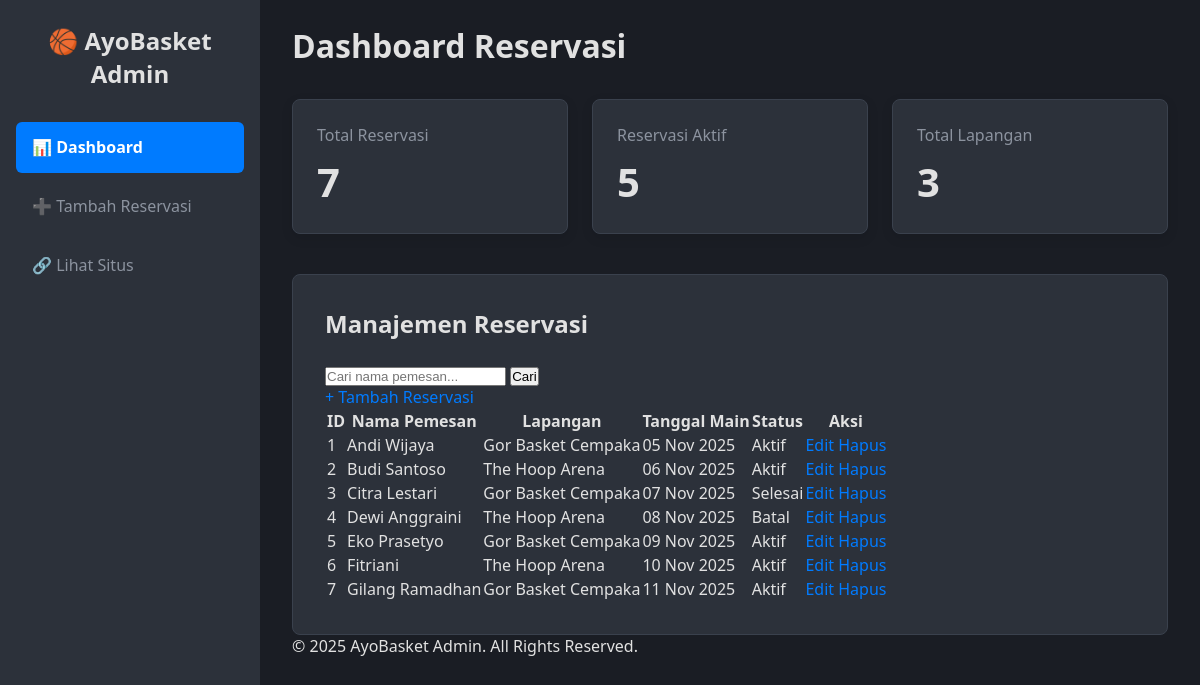
The app's page /admin/index.php with its own data.
### tables this page shows
CREATE TABLE `reservasi` (
  `id_reservasi` int(11) NOT NULL AUTO_INCREMENT,
  `id_lapangan` int(11) NOT NULL,
  `nama_pemesan` varchar(100) NOT NULL,
  `no_telepon` varchar(15) NOT NULL,
  `tanggal_main` date NOT NULL,
  `jam_mulai` time NOT NULL,
  `jam_selesai` time NOT NULL,
  `status_reservasi` enum('Aktif','Batal','Selesai') NOT NULL DEFAULT 'Aktif',
  `created_at` timestamp NOT NULL DEFAULT current_timestamp(),
  `updated_at` timestamp NOT NULL DEFAULT current_timestamp() ON UPDATE current_timestamp(),
  PRIMARY KEY (`id_reservasi`),
  KEY `id_lapangan` (`id_lapangan`)
);

CREATE TABLE `lapangan` (
  `id_lapangan` int(11) NOT NULL AUTO_INCREMENT,
  `nama_lapangan` varchar(50) NOT NULL,
  `alamat` varchar(255) NOT NULL,
  `harga_per_jam` decimal(10,2) NOT NULL,
  `jenis` enum('Indoor','Outdoor') NOT NULL DEFAULT 'Indoor',
  `gambar_url` varchar(255) DEFAULT NULL,
  `created_at` timestamp NOT NULL DEFAULT current_timestamp(),
  PRIMARY KEY (`id_lapangan`)
);

### admin/index.php (the view, shortened to what this page needs)
<?php
require_once '../config/database.php';
$limit = 10;
$page = isset($_GET['page']) ? (int)$_GET['page'] : 1;
$offset = ($page > 0) ? ($page - 1) * $limit : 0;
$search = isset($_GET['search']) ? trim($_GET['search']) : '';
$sql = "SELECT r.*, l.nama_lapangan FROM reservasi r JOIN lapangan l ON r.id_lapangan = l.id_lapangan WHERE r.nama_pemesan LIKE ? ORDER BY r.created_at DESC LIMIT ? OFFSET ?";
$stmt = $pdo->prepare($sql);
$searchParam = "%$search%";
$stmt->bindParam(1, $searchParam, PDO::PARAM_STR);
$stmt->bindParam(2, $limit, PDO::PARAM_INT);
$stmt->bindParam(3, $offset, PDO::PARAM_INT);
$stmt->execute();
$reservations = $stmt->fetchAll();
require_once '../_partials/header_admin.php';
try {
    $totalReservasiStmt = $pdo->prepare("SELECT COUNT(*) FROM reservasi");
    $totalReservasiStmt->execute();
    $totalReservasi = $totalReservasiStmt->fetchColumn();
    $reservasiAktifStmt = $pdo->prepare("SELECT COUNT(*) FROM reservasi WHERE status_reservasi = ?");
    $reservasiAktifStmt->execute(['Aktif']);
    $reservasiAktif = $reservasiAktifStmt->fetchColumn();
    $totalLapanganStmt = $pdo->prepare("SELECT COUNT(*) FROM lapangan");
    $totalLapanganStmt->execute();
    $totalLapangan = $totalLapanganStmt->fetchColumn();
} catch (PDOException $e) {
    $totalReservasi = 'N/A';
    $reservasiAktif = 'N/A';
    $totalLapangan = 'N/A';
}
?>
<div class="summary-grid">
    <div class="summary-card">
        <h3>Total Reservasi</h3>
        <p><?= $totalReservasi ?></p>
    </div>
    <div class="summary-card">
        <h3>Reservasi Aktif</h3>
        <p><?= $reservasiAktif ?></p>
    </div>
    <div class="summary-card">
        <h3>Total Lapangan</h3>
        <p><?= $totalLapangan ?></p>
    </div>
</div>
<div class="data-table-section">
    <div class="card-header">
        <h2>Manajemen Reservasi</h2>
        <div class="controls">
            <form action="index.php" method="GET" class="search-form">
                <input type="text" name="search" placeholder="Cari nama pemesan..." value="<?= htmlspecialchars($search) ?>">
                <button type="submit" class="btn btn-primary">Cari</button>
            </form>
            <a href="tambah.php" class="btn btn-primary">+ Tambah Reservasi</a>
        </div>
    </div>
    <div class="table-wrapper">
        <table>
            <thead>
                <tr>
                    <th>ID</th>
                    <th>Nama Pemesan</th>
                    <th>Lapangan</th>
                    <th>Tanggal Main</th>
                    <th>Status</th>
                    <th>Aksi</th>
                </tr>
            </thead>
            <tbody>
                <?php if (empty($reservations)): ?>
                    <tr><td colspan="6" style="text-align: center;">Tidak ada data.</td></tr>
                <?php else: ?>
                    <?php foreach ($reservations as $row): ?>
                    <tr>
                        <td><?= $row['id_reservasi'] ?></td>
                        <td><?= htmlspecialchars($row['nama_pemesan']) ?></td>
                        <td><?= htmlspecialchars($row['nama_lapangan']) ?></td>
                        <td><?= htmlspecialchars(date('d M Y', strtotime($row['tanggal_main']))) ?></td>
                        <td><span class="status-badge status-<?= strtolower($row['status_reservasi']) ?>"><?= htmlspecialchars($row['status_reservasi']) ?></span></td>
                        <td class="action-buttons">
                            <a href="edit.php?id=<?= $row['id_reservasi'] ?>" class="btn-edit">Edit</a>
                            <a href="delete.php?id=<?= $row['id_reservasi'] ?>" class="btn-delete" onclick="return confirm('Yakin ingin menghapus?');">Hapus</a>
                        </td>
                    </tr>
                    <?php endforeach; ?>
                <?php endif; ?>
            </tbody>
        </table>
    </div>
</div>
<?php require_once '../_partials/footer_admin.php'; ?>

### assets/css/admin_style.css (style rules this page uses)
:root { --bg-dark: #1a1d24; --bg-light: #2c313a; --primary-accent: #007bff; --primary-accent-hover: #0056b3; --text-light: #e1e1e1; --text-muted: #8c939f; --border-color: #3a414d; --font-main: "Segoe UI", Arial, sans-serif; --shadow-soft: 0 4px 12px rgba(0, 0, 0, 0.1); --radius-main: 8px; --transition-main: 0.2s ease-in-out; --sidebar-width: 260px; }
* { margin: 0; padding: 0; box-sizing: border-box; }
body { font-family: var(--font-main); background-color: var(--bg-dark); color: var(--text-light); font-size: 16px; }
a { text-decoration: none; color: var(--primary-accent); transition: var(--transition-main); }
.summary-grid { display: grid; grid-template-columns: repeat(auto-fit, minmax(250px, 1fr)); gap: 1.5rem; margin-bottom: 2.5rem; }
.summary-card { background-color: var(--bg-light); padding: 1.5rem; border-radius: var(--radius-main); border: 1px solid var(--border-color); box-shadow: var(--shadow-soft); transition: all var(--transition-main); }
.summary-card h3 { font-size: 1rem; color: var(--text-muted); font-weight: 500; margin-bottom: 0.5rem; }
.summary-card p { font-size: 2.5rem; font-weight: 700; color: var(--text-light); }
.data-table-section { background-color: var(--bg-light); padding: 2rem; border-radius: var(--radius-main); border: 1px solid var(--border-color); }
.data-table-section h2 { margin-bottom: 1.5rem; }

### records on screen
reservasi: id_reservasi "1", nama_pemesan "Andi Wijaya", id_lapangan.nama_lapangan "Gor Basket Cempaka", tanggal_main "05 Nov 2025", status_reservasi "Aktif"
reservasi: id_reservasi "2", nama_pemesan "Budi Santoso", id_lapangan.nama_lapangan "The Hoop Arena", tanggal_main "06 Nov 2025", status_reservasi "Aktif"
reservasi: id_reservasi "3", nama_pemesan "Citra Lestari", id_lapangan.nama_lapangan "Gor Basket Cempaka", tanggal_main "07 Nov 2025", status_reservasi "Selesai"
reservasi: id_reservasi "4", nama_pemesan "Dewi Anggraini", id_lapangan.nama_lapangan "The Hoop Arena", tanggal_main "08 Nov 2025", status_reservasi "Batal"
reservasi: id_reservasi "5", nama_pemesan "Eko Prasetyo", id_lapangan.nama_lapangan "Gor Basket Cempaka", tanggal_main "09 Nov 2025", status_reservasi "Aktif"
reservasi: id_reservasi "6", nama_pemesan "Fitriani", id_lapangan.nama_lapangan "The Hoop Arena", tanggal_main "10 Nov 2025", status_reservasi "Aktif"
reservasi: id_reservasi "7", nama_pemesan "Gilang Ramadhan", id_lapangan.nama_lapangan "Gor Basket Cempaka", tanggal_main "11 Nov 2025", status_reservasi "Aktif"

### other values on screen
$page_title "Dashboard Reservasi"
$totalReservasi "7"
$reservasiAktif "5"
$totalLapangan "3"
